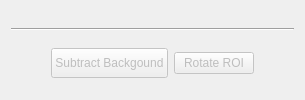
      <widget class="QWidget" name="tabSpectra">
       <property name="autoFillBackground">
        <bool>true</bool>
       </property>
       <attribute name="icon">
        <iconset resource="../icons.qrc">
         <normaloff>:/icons/icons/spectra.png</normaloff>:/icons/icons/spectra.png</iconset>
       </attribute>
       <attribute name="title">
        <string>Spectra</string>
       </attribute>
       <layout class="QGridLayout" name="gridLayout_7">
        <item row="2" column="0">
         <layout class="QHBoxLayout" name="laySpectra_Buttons">
          <item>
           <spacer name="spcSpectra_Buttons_Left">
            <property name="orientation">
             <enum>Qt::Horizontal</enum>
            </property>
            <property name="sizeHint" stdset="0">
             <size>
              <width>40</width>
              <height>20</height>
             </size>
            </property>
           </spacer>
          </item>
          <item>
           <widget class="QPushButton" name="btnSubBackground">
            <property name="enabled">
             <bool>false</bool>
            </property>
            <property name="sizePolicy">
             <sizepolicy hsizetype="Fixed" vsizetype="Fixed">
              <horstretch>0</horstretch>
              <verstretch>0</verstretch>
             </sizepolicy>
            </property>
            <property name="minimumSize">
             <size>
              <width>0</width>
              <height>30</height>
             </size>
            </property>
            <property name="text">
             <string>Subtract Backgound</string>
            </property>
            <property name="icon">
             <iconset>
              <normaloff>../../../Users/Joshua/.designer/backup/icons/018-subtracting-button-new.png</normaloff>../../../Users/Joshua/.designer/backup/icons/018-subtracting-button-new.png</iconset>
            </property>
            <property name="iconSize">
             <size>
              <width>25</width>
              <height>25</height>
             </size>
            </property>
           </widget>
          </item>
          <item>
           <widget class="QPushButton" name="btnRotateROI">
            <property name="enabled">
             <bool>false</bool>
            </property>
            <property name="text">
             <string>Rotate ROI</string>
            </property>
           </widget>
          </item>
          <item>
           <spacer name="spcSpectra_Buttons_Right">
            <property name="orientation">
             <enum>Qt::Horizontal</enum>
            </property>
            <property name="sizeHint" stdset="0">
             <size>
              <width>40</width>
              <height>20</height>
             </size>
            </property>
           </spacer>
          </item>
         </layout>
        </item>
        <item row="1" column="0">
         <widget class="Line" name="lineSpectra_Buttons">
          <property name="sizePolicy">
           <sizepolicy hsizetype="Expanding" vsizetype="Fixed">
            <horstretch>0</horstretch>
            <verstretch>0</verstretch>
           </sizepolicy>
          </property>
          <property name="orientation">
           <enum>Qt::Horizontal</enum>
          </property>
         </widget>
        </item>
        <item row="0" column="0">
         <layout class="QVBoxLayout" name="laySpectra">
          <property name="bottomMargin">
           <number>6</number>
          </property>
         </layout>
        </item>
       </layout>
      </widget>
